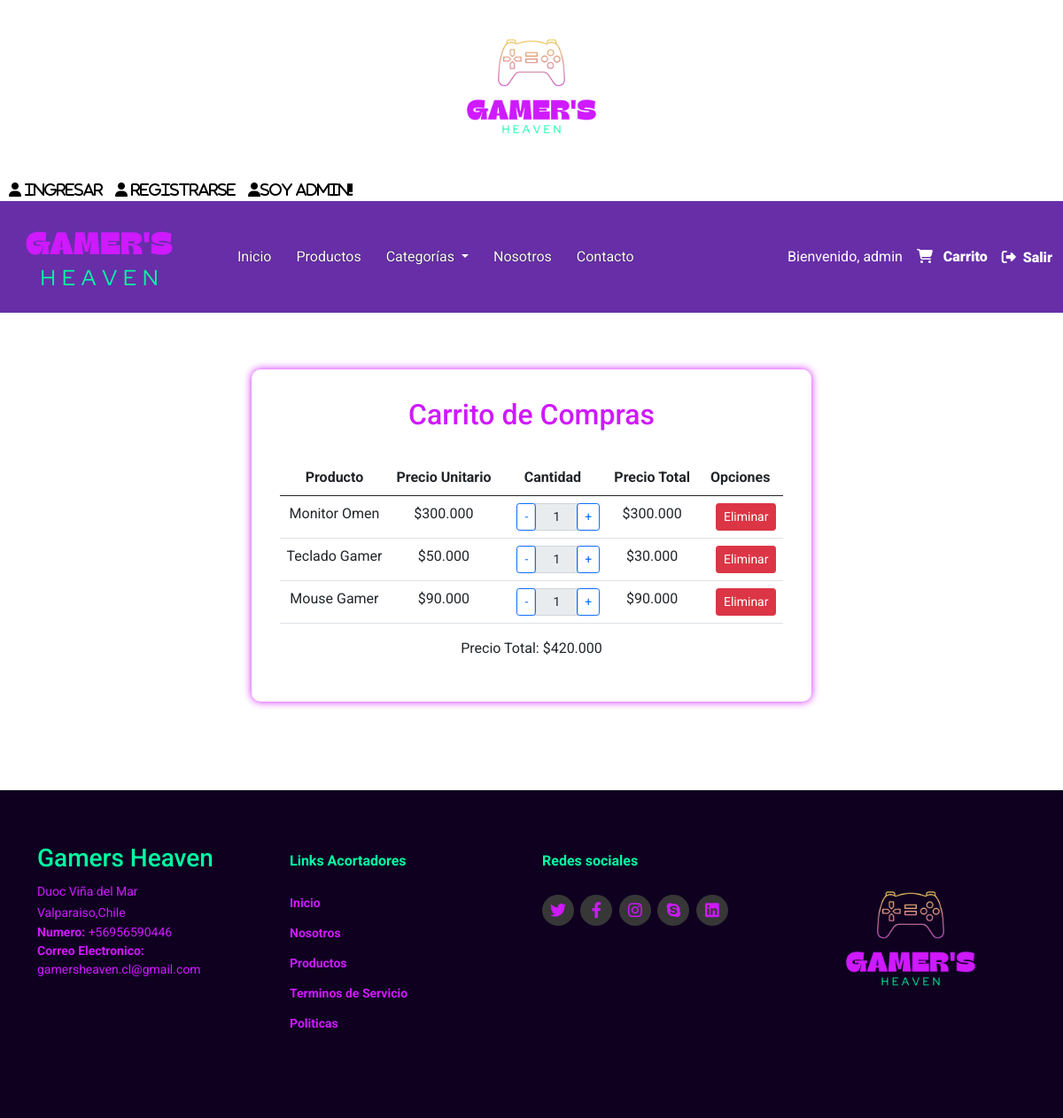
Before: /ver_carrito/ (signed in) with the older database file.
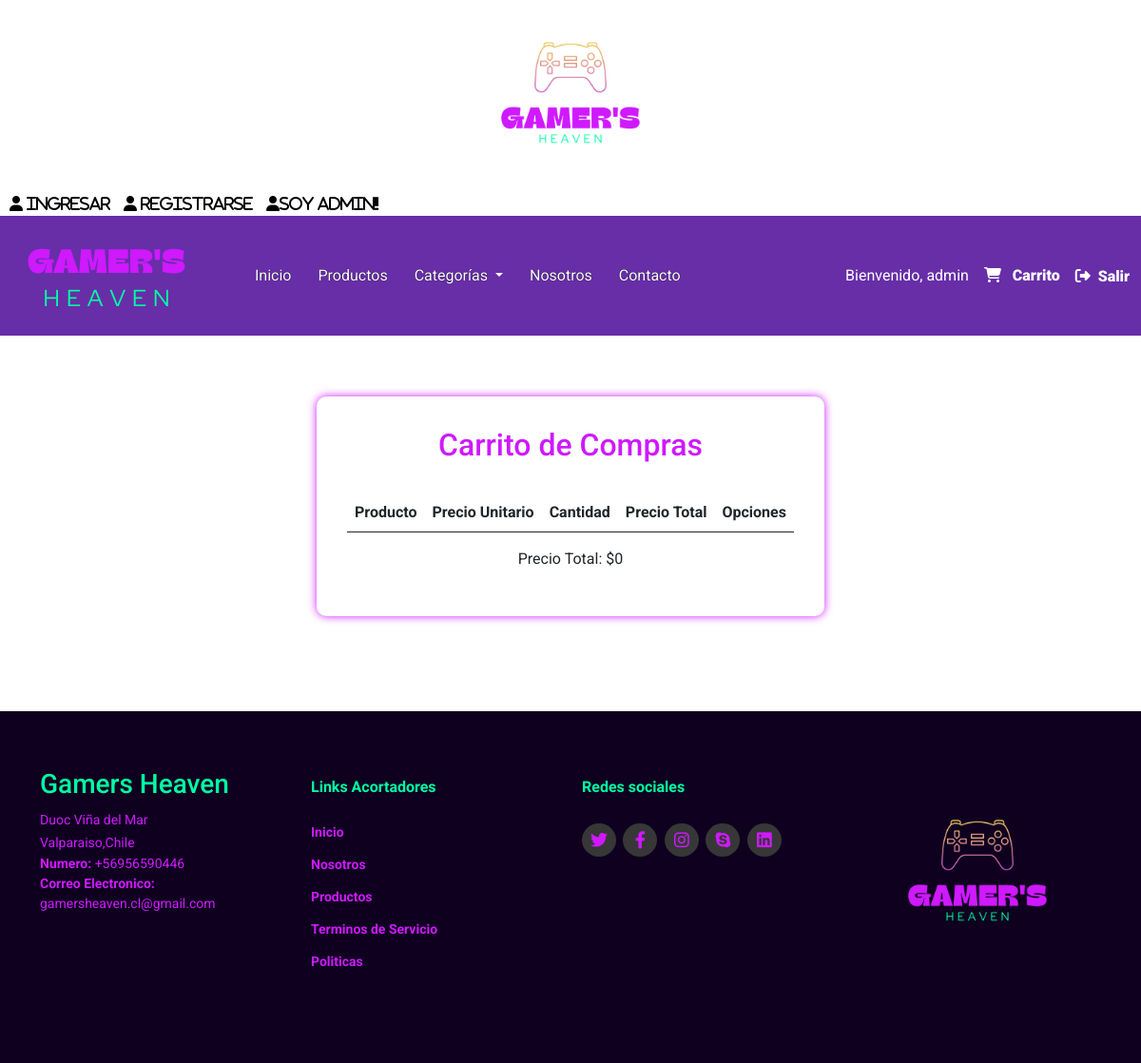
After: the same page with the newer database file.
### venta/models.py (models this page shows, shortened)
class Usuario(AbstractUser):
    username = models.CharField(unique=True, max_length=150)
    correo_electronico = models.EmailField(unique=True)
    nombre = models.CharField(max_length=255)
    region = models.CharField(max_length=255)
    comuna = models.CharField(max_length=255)
    objects = UsuarioManager()
    USERNAME_FIELD = 'username'
    REQUIRED_FIELDS = ['correo_electronico', 'nombre']

class Compra(models.Model):
    id_compra = models.AutoField(primary_key=True)
    producto = models.ForeignKey(Producto, on_delete=models.CASCADE)
    cantidad = models.PositiveIntegerField(default=1)
    precio_total = models.DecimalField(max_digits=10, decimal_places=2, default=0)

class Producto(models.Model):
    id_producto = models.AutoField(primary_key=True)
    nombre = models.CharField(max_length=255)
    precio = models.DecimalField(max_digits=100, decimal_places=2)
    stock = models.PositiveIntegerField(default=0)
    imagen = models.ImageField(upload_to='productos/', null=True, blank=True)
    categoria = models.ForeignKey(Categoria, on_delete=models.CASCADE)

class CarritoDeCompras(models.Model):
    id_carrito = models.AutoField(primary_key=True)
    usuario = models.ForeignKey(Usuario, on_delete=models.CASCADE)
    compras = models.ManyToManyField(Compra)
    cantidad_total = models.PositiveIntegerField(default=0)
    precio_total = models.DecimalField(max_digits=10, decimal_places=2, default=0)

### venta/views.py (the view)
# urls.py: path('ver_carrito/', views.ver_carrito, name='ver_carrito'),
@login_required(redirect_field_name='next', login_url='iniciar_sesion')
def ver_carrito(request):
    categorias = Categoria.objects.all()
    if request.user.is_authenticated:
        usuario = request.user
        carrito = CarritoDeCompras.objects.get(usuario=usuario)
        context = {'carrito': carrito,"categorias": categorias}
        return render(request, 'venta/carrito.html', context)
    else:
        return redirect('iniciar_sesion')

### venta/templatetags/my_filters.py (called while the page is built)
@register.filter
def reemplazar_coma(value):
    return value.replace(",", ".")

### venta/templates/venta/carrito.html (shortened to what this page needs)
{% load static %}
{% load humanize %}
{% load my_filters %}
<!DOCTYPE html>
<html lang="en">
<head>
  <link type='text/css' rel="stylesheet" href='{% static "css/style.css" %}'>
  <link rel="stylesheet" href="https://cdnjs.cloudflare.com/ajax/libs/font-awesome/6.2.0/css/all.min.css">
  <link href="https://cdn.jsdelivr.net/npm/bootstrap@5.0.2/dist/css/bootstrap.min.css" rel="stylesheet"
>
</head>
<body>
  <div class="top-navbar">
    <img class="mx-auto d-block" src='{% static "/images/Gamers_white.png" %}' width="190" alt="icono">
    <div class="icons">
      <a href="{% url 'login' %}" class="fas fa-user"> Ingresar</a>
      <a href="{% url 'registro'%}" class="fas fa-user"> Registrarse</a>
      <a href="{% url 'iniciar_sesion_admin'%}"class="fas fa-user">Soy Admin!!</a>
    </div>
  </div>
  <nav class="navbar navbar-expand-lg" id="navbar">
    <div class="container-fluid">
      <a class="navbar-brand" href="{% url '' %}" id="logo"><img src="{% static 'images/Heaven_claro.png' %}" alt="icono"></a>
      <div class="collapse navbar-collapse" id="navbarSupportedContent">
        <ul class="navbar-nav me-auto mb-2 mb-lg-0">
          <li class="nav-item">
            <a class="nav-link active" aria-current="page" href="{% url '' %}">Inicio</a>
          </li>
          <li class="nav-item">
            <a class="nav-link" href="{% url 'productos' %}">Productos</a>
          </li>
          <li class="nav-item dropdown">
            <a class="nav-link dropdown-toggle" href="#" id="navbarDropdown" role="button" data-bs-toggle="dropdown"
              aria-expanded="false">
              Categorías
            </a>
          </li>
          <li class="nav-item">
            <a class="nav-link" href="{% url 'nosotros' %}">Nosotros</a>
          </li>
          <li class="nav-item">
            <a class="nav-link" href="{% url 'contacto' %}">Contacto</a>
          </li>
        </ul>
        {% if user.is_authenticated %}
          <span style="color:white">Bienvenido, {{ user.nombre }}</span>
        {% endif %}
        {% if user.is_authenticated %}
          {% if user.carrito %}
            {% if user.carrito.cantidad_total > 0 %}
              <a href="{% url 'ver_carrito' %}" class="nav-link">
                <i class="fas fa-shopping-cart"></i>
                <span class="badge bg-primary">{{ user.carrito.cantidad_total }}</span>
              </a>
            {% else %}
              <a href="{% url 'ver_carrito' %}" class="nav-item">
                <i class="fas fa-shopping-cart "></i>
              </a>
            {% endif %}
          {% else %}
            <a href="{% url 'ver_carrito' %}" class="nav-link">
              <i class="fas fa-shopping-cart " style="text-decoration:none; color:white; text-transform: capitalize" onmouseover="this.style.color='#00FFA3'" onmouseout="this.style.color='white'"> <span>&nbsp;</span>
              <span>Carrito</span>
              </i>
            </a>
          {% endif %}
        {% endif %}
        {% if user.is_authenticated %}
          <a href="{% url 'cerrar_sesion' %}" class="fas fa-sign-out-alt" style="text-decoration:none;color:white" onmouseover="this.style.color='#00FFA3'" onmouseout="this.style.color='white'"><span>&nbsp;</span>
            <span>Salir</span>
          </a>
        {% endif %}
      </div>
    </div>
  </nav>
  <section id="inicioRegistro">
    <div id="inicioRegistro2">
      <h2 id="tituloInicioRegistro">Carrito de Compras</h2>
      <table id="carrito-table" class="table">
        <thead>
          <tr>
            <th>Producto</th>
            <th>Precio Unitario</th>
            <th>Cantidad</th>
            <th>Precio Total</th>
            <th>Opciones</th>
          </tr>
        </thead>
        <tbody>
          {% for compra in carrito.compras.all %}
          <tr>
            <td>{{ compra.producto.nombre }}</td>
            <td>${{ compra.producto.precio|floatformat:0|intcomma|reemplazar_coma }}</td>
            <td class="text-center">
              <form method="POST" action="{% url 'modificar_cantidad_carro' compra.id_compra %}">
                <div class="input-group">
                  <div class="input-group-prepend">
                    <button class="btn btn-sm btn-outline-primary" type="submit" name="accion" value="restar" style="padding: 0.25rem 0.5rem; margin-right: -1px;">-</button>
                  </div>
                <input id="cantidad-input" class="form-control form-control-sm text-center" style="width: 50px;" type="text" name="nueva_cantidad" value="{{ compra.cantidad }}" readonly>
                <div class="input-group-append">
                  <button class="btn btn-sm btn-outline-primary" type="submit" name="accion" value="sumar" style="padding: 0.25rem 0.5rem; margin-left: -1px;">+</button>
                  </div>
                </div>
              </form>
            </td>
            <td>${{ compra.precio_total|floatformat:0|intcomma|reemplazar_coma }}</td>
            <td class="text-center">
              <a href="{% url 'eliminar_del_carro' compra.id_compra %}" class="btn btn-sm btn-danger">Eliminar</a>
            </td>
          </tr>
          {% endfor %}
        </tbody>
      </table>
      <p id="precio-total" class="mt-3 text-center">Precio Total: ${{ carrito.precio_total|floatformat:0|intcomma|reemplazar_coma }}</p>
    </div>
  </section>
  <footer id="footer">
    <div class="footer-top">
      <div class="container align-content-center">
        <div class="row">
          <div class="col-lg-3 col-md-6 footer-contact">
            <h3>Gamers Heaven</h3>
            <p>
              Duoc Viña del Mar <br>
              Valparaiso,Chile <br>
            </p>
            <strong>Numero:</strong> +56956590446 <br>
            <strong>Correo Electronico: </strong>gamersheaven.cl@gmail.com<br>
          </div>
          <div class="col-lg-3 col-md-6 footer-links">
            <h4>Links Acortadores</h4>
            <ul>
              <li><a href="{% url ''%}">Inicio</a></li>
              <li><a href="{% url 'nosotros'%}">Nosotros</a></li>
              <li><a href="{% url 'productos'%}">Productos</a></li>
              <li><a href="#">Terminos de Servicio</a></li>
              <li><a href="#">Politicas </a></li>
            </ul>
          </div>
          <div class="col-lg-3 col-md-6 footer-links">
            <h4>Redes sociales</h4>
            <div class="socail-links mt-3">
              <a href="#"><i class="fa-brands fa-twitter"></i></a>
              <a href="#"><i class="fa-brands fa-facebook-f"></i></a>
              <a href="#"><i class="fa-brands fa-instagram"></i></a>
              <a href="#"><i class="fa-brands fa-skype"></i></a>
              <a href="#"><i class="fa-brands fa-linkedin"></i></a>
            </div>
          </div>
          <div class="col-lg-3 col-md-6 footer-links">
            <img class="mx-auto d-block" src='{% static "images/Gamers_black.png" %}' width="190" alt="icono">
          </div>
        </div>
      </div>
    </div>
  </footer>
</body>
</html>

### gamersheaven/static/css/style.css (style rules this page uses)
* { margin: 0; padding: 0; box-sizing: border-box; outline: none; font-family: 'Roboto','Merriweather', sans-serif; }
.top-navbar { flex-direction: column; justify-content: space-between; align-items: flex-end; }
.top-navbar .icons { margin-top: 13px; margin-right: 15px; }
.top-navbar a { text-decoration: none; color: black; margin-left: 10px; }
#navbar { background-color: #672EA8; }
.navbar-nav { margin-left: 20px; }
.nav-item { margin-left: 10px; }
.nav-item .nav-link { color: white; margin-left: 2px; text-shadow: 0px 0px 1px black; transition: 0.5s ease; }
#footer { padding: 0 0 30px 0px; color: #CF19FF; font-size: 14px; background-color: #0F0020; margin-top: 100px; }
#footer .footer-top { padding: 60px 0 30px 0; background-color:#0F0020; color: #CF19FF; }
#footer .footer-top .footer-contact { margin-bottom: 30px; }
#footer .footer-top .footer-contact h3 { color: #00FFA3; }
#footer .footer-top .footer-contact p { font-size: 14px; line-height: 24px; margin-bottom: 0; color: #CF19FF; }
#footer .footer-top h4 { font-size: 16px; font-weight: bold; position: relative; padding-bottom: 12px; }
#footer .footer-top .footer-links { margin-bottom: 30px; margin-top: 10px; }
#footer .footer-top .footer-links h4 { color: #00FFA3; }
.fa-sign-out-alt { text-decoration: none; color: white; }
#footer .footer-top .footer-links ul { list-style: none; padding: 0; margin: 0; }
#footer .footer-top .footer-links ul li { padding: 10px 0; display: flex; align-items: center; }
#footer .footer-top .footer-links ul li a { text-decoration: none; color: #CF19FF; display: inline-block; line-height: 1; font-weight: bold; transition: 0.5s ease; }
#footer .footer-top .socail-links a { font-size: 18px; display: inline-block; text-decoration: none; background-color: #373737; color: #CF19FF; line-height: 1; padding: 8px 0; margin-right: 4px; border-radius: 50%; text-align: center; width: 36px; transition: 0.5s ease; }
html { scroll-behavior: smooth; }
#inicioRegistro { display: flex; max-width: 100%; margin-top: 4rem; }
#inicioRegistro2 { background-color: #fff; padding: 2rem; border-radius: 10px; box-shadow: 0px 0px 10px #CF19FF ; margin: auto; text-align: center; }
#tituloInicioRegistro { font-size: 2rem; margin-bottom: 2rem; color: #CF19FF; }

Changed rows visible on the page:
removed Compra: producto.nombre "Monitor Omen", producto.precio|reemplazar_coma "300.000", nueva_cantidad "1", precio_total|reemplazar_coma "300.000"
removed Compra: producto.nombre "Teclado Gamer", producto.precio|reemplazar_coma "50.000", nueva_cantidad "1", precio_total|reemplazar_coma "30.000"
removed Compra: producto.nombre "Mouse Gamer", producto.precio|reemplazar_coma "90.000", nueva_cantidad "1", precio_total|reemplazar_coma "90.000"
changed CarritoDeCompras: precio_total|reemplazar_coma "420.000" → "0"
